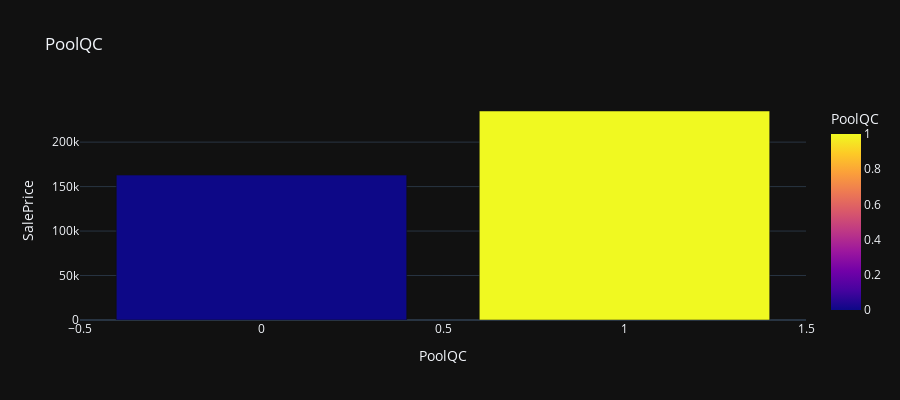
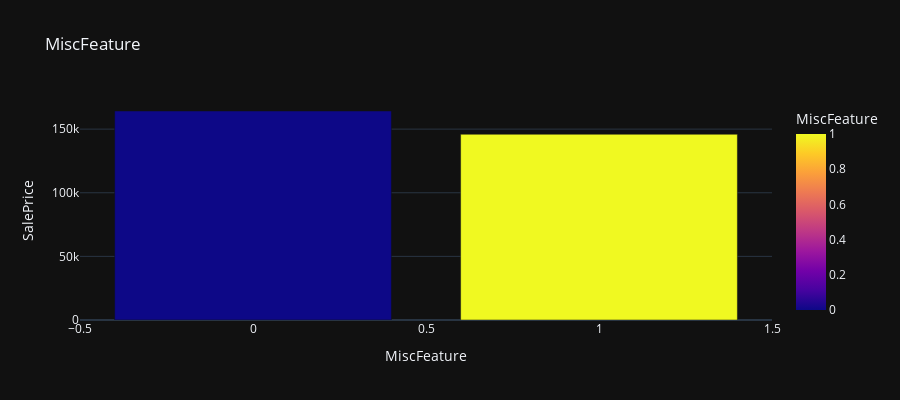
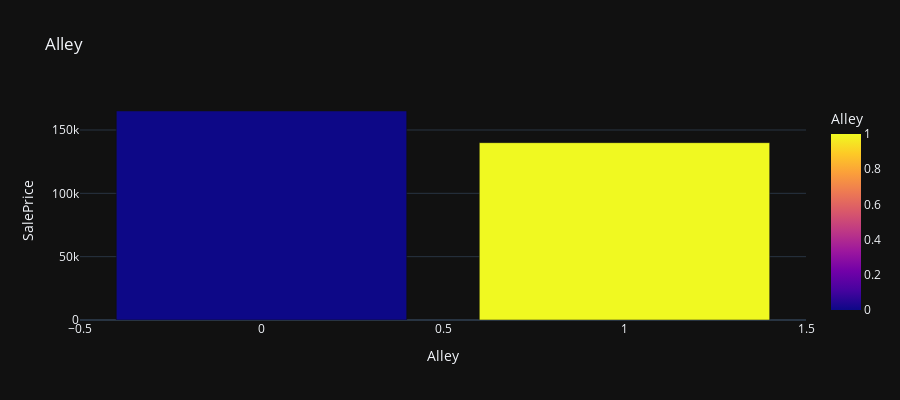
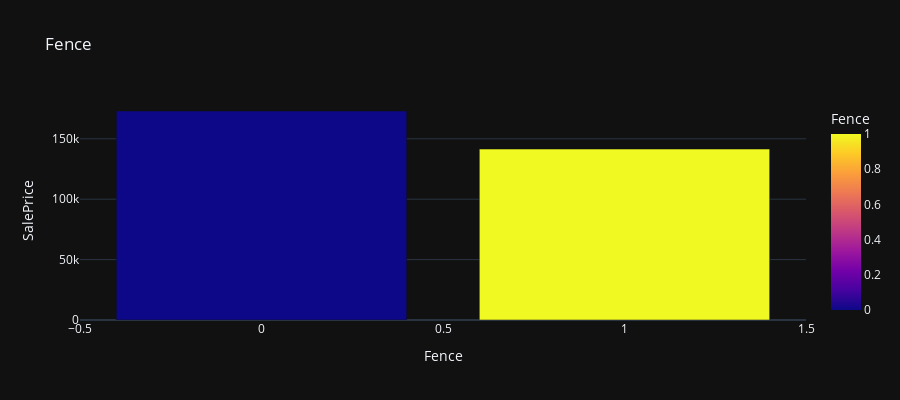

Notebook code for these charts, in order:
### Code cell
# In the following spaces we present some graphs that seek to help us visualize the missing values
# and its relationship with SalePrice

for null in nulls_lst:
  grouped = df_missing.groupby(null, as_index = False).agg({'SalePrice':'median'})
  viz = px.bar(grouped, null, 'SalePrice', color = null, title = null, template = 'plotly_dark', height = 400)
  viz.show()
  print()

### Figure 1 — Plotly figure (JSON) as saved in the notebook; plotly's stock layout.template omitted (floating-point values rounded to 4 significant figures)
{"data": [{"alignmentgroup": "True", "hovertemplate": "PoolQC=%{marker.color}<br>SalePrice=%{y}<extra></extra>", "legendgroup": "", "marker": {"color": [0, 1], "coloraxis": "coloraxis"}, "name": "", "offsetgroup": "", "orientation": "v", "showlegend": false, "textposition": "auto", "type": "bar", "x": [0, 1], "xaxis": "x", "y": [162900, 235000], "yaxis": "y"}], "layout": {"barmode": "relative", "coloraxis": {"colorbar": {"title": {"text": "PoolQC"}}, "colorscale": [[0, "#0d0887"], [0.1111, "#46039f"], [0.2222, "#7201a8"], [0.3333, "#9c179e"], [0.4444, "#bd3786"], [0.5556, "#d8576b"], [0.6667, "#ed7953"], [0.7778, "#fb9f3a"], [0.8889, "#fdca26"], [1, "#f0f921"]]}, "height": 400, "legend": {"tracegroupgap": 0}, "title": {"text": "PoolQC"}, "xaxis": {"anchor": "y", "domain": [0, 1], "title": {"text": "PoolQC"}}, "yaxis": {"anchor": "x", "domain": [0, 1], "title": {"text": "SalePrice"}}}}

### Figure 2 — Plotly figure (JSON) as saved in the notebook; plotly's stock layout.template omitted (floating-point values rounded to 4 significant figures)
{"data": [{"alignmentgroup": "True", "hovertemplate": "MiscFeature=%{marker.color}<br>SalePrice=%{y}<extra></extra>", "legendgroup": "", "marker": {"color": [0, 1], "coloraxis": "coloraxis"}, "name": "", "offsetgroup": "", "orientation": "v", "showlegend": false, "textposition": "auto", "type": "bar", "x": [0, 1], "xaxis": "x", "y": [164250, 146000], "yaxis": "y"}], "layout": {"barmode": "relative", "coloraxis": {"colorbar": {"title": {"text": "MiscFeature"}}, "colorscale": [[0, "#0d0887"], [0.1111, "#46039f"], [0.2222, "#7201a8"], [0.3333, "#9c179e"], [0.4444, "#bd3786"], [0.5556, "#d8576b"], [0.6667, "#ed7953"], [0.7778, "#fb9f3a"], [0.8889, "#fdca26"], [1, "#f0f921"]]}, "height": 400, "legend": {"tracegroupgap": 0}, "title": {"text": "MiscFeature"}, "xaxis": {"anchor": "y", "domain": [0, 1], "title": {"text": "MiscFeature"}}, "yaxis": {"anchor": "x", "domain": [0, 1], "title": {"text": "SalePrice"}}}}

### Figure 3 — Plotly figure (JSON) as saved in the notebook; plotly's stock layout.template omitted (floating-point values rounded to 4 significant figures)
{"data": [{"alignmentgroup": "True", "hovertemplate": "Alley=%{marker.color}<br>SalePrice=%{y}<extra></extra>", "legendgroup": "", "marker": {"color": [0, 1], "coloraxis": "coloraxis"}, "name": "", "offsetgroup": "", "orientation": "v", "showlegend": false, "textposition": "auto", "type": "bar", "x": [0, 1], "xaxis": "x", "y": [165000, 140000], "yaxis": "y"}], "layout": {"barmode": "relative", "coloraxis": {"colorbar": {"title": {"text": "Alley"}}, "colorscale": [[0, "#0d0887"], [0.1111, "#46039f"], [0.2222, "#7201a8"], [0.3333, "#9c179e"], [0.4444, "#bd3786"], [0.5556, "#d8576b"], [0.6667, "#ed7953"], [0.7778, "#fb9f3a"], [0.8889, "#fdca26"], [1, "#f0f921"]]}, "height": 400, "legend": {"tracegroupgap": 0}, "title": {"text": "Alley"}, "xaxis": {"anchor": "y", "domain": [0, 1], "title": {"text": "Alley"}}, "yaxis": {"anchor": "x", "domain": [0, 1], "title": {"text": "SalePrice"}}}}

### Figure 4 — Plotly figure (JSON) as saved in the notebook; plotly's stock layout.template omitted (floating-point values rounded to 4 significant figures)
{"data": [{"alignmentgroup": "True", "hovertemplate": "Fence=%{marker.color}<br>SalePrice=%{y}<extra></extra>", "legendgroup": "", "marker": {"color": [0, 1], "coloraxis": "coloraxis"}, "name": "", "offsetgroup": "", "orientation": "v", "showlegend": false, "textposition": "auto", "type": "bar", "x": [0, 1], "xaxis": "x", "y": [173000, 141500], "yaxis": "y"}], "layout": {"barmode": "relative", "coloraxis": {"colorbar": {"title": {"text": "Fence"}}, "colorscale": [[0, "#0d0887"], [0.1111, "#46039f"], [0.2222, "#7201a8"], [0.3333, "#9c179e"], [0.4444, "#bd3786"], [0.5556, "#d8576b"], [0.6667, "#ed7953"], [0.7778, "#fb9f3a"], [0.8889, "#fdca26"], [1, "#f0f921"]]}, "height": 400, "legend": {"tracegroupgap": 0}, "title": {"text": "Fence"}, "xaxis": {"anchor": "y", "domain": [0, 1], "title": {"text": "Fence"}}, "yaxis": {"anchor": "x", "domain": [0, 1], "title": {"text": "SalePrice"}}}}
